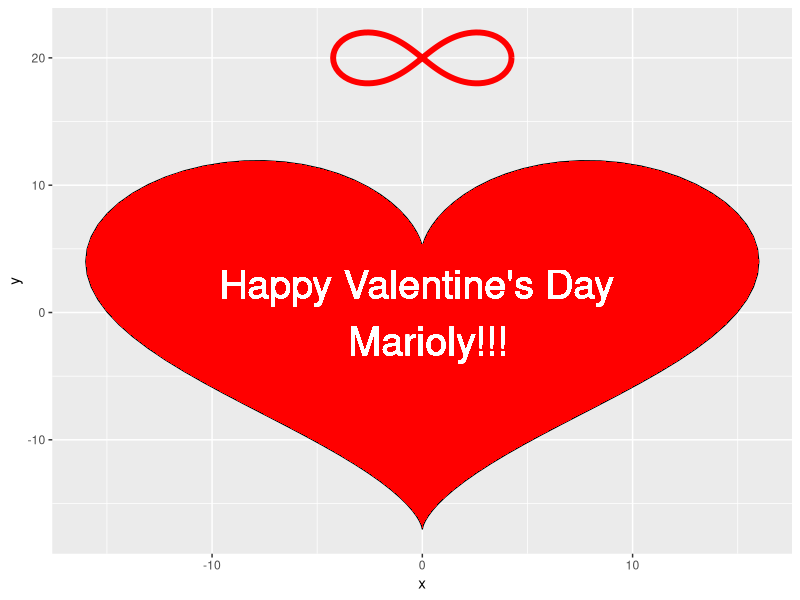

Reproduce this figure in R.
## Import required packages ##
library(ggplot2)
library(dplyr)

## Create data frame with values for both parametric equations ##
heartdf = data_frame(
  t = seq(0, 2*pi, pi/60), 
  x = 16*sin(t)^3, #x values for heart curve
  y = 13*cos(t) - 5*cos(2*t) - 2*cos(3*t) - cos(4*t), #y values for heart curve
  x2 = 3*sqrt(2)*cos(t)/(sin(t)^2 + 1), #x values for leminiscate
  y2 = 20 + 4*sqrt(2)*cos(t)*sin(t)/(sin(t)^2 + 1) #y values for lemniscate
)

## Create plot ##
p = ggplot(data = heartdf, aes(x, y)) + 
  geom_path(aes(group = 1)) +
  geom_path(aes(group = 1, x = x2, y= y2), size = 2, colour = "red") +
  geom_polygon(aes(group = 1), fill = "red") +
  geom_text(aes(x = 0, y = 0, label = "Happy Valentine's Day \n Marioly!!!"), 
            size = 10, colour = "white")

p